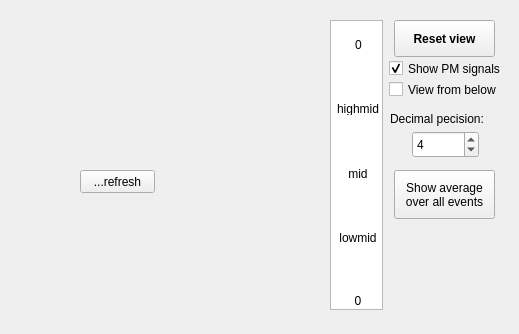
      <widget class="QWidget" name="tabPmHitViz">
       <attribute name="title">
        <string>PM signals viz</string>
       </attribute>
       <widget class="QGraphicsView" name="gvScale">
        <property name="geometry">
         <rect>
          <x>330</x>
          <y>20</y>
          <width>53</width>
          <height>290</height>
         </rect>
        </property>
       </widget>
       <widget class="QPushButton" name="pbRefreshViz">
        <property name="geometry">
         <rect>
          <x>80</x>
          <y>170</y>
          <width>75</width>
          <height>23</height>
         </rect>
        </property>
        <property name="text">
         <string>...refresh</string>
        </property>
       </widget>
       <widget class="QFrame" name="fGVpanel">
        <property name="geometry">
         <rect>
          <x>384</x>
          <y>0</y>
          <width>126</width>
          <height>325</height>
         </rect>
        </property>
        <property name="frameShape">
         <enum>QFrame::NoFrame</enum>
        </property>
        <property name="frameShadow">
         <enum>QFrame::Raised</enum>
        </property>
        <widget class="QCheckBox" name="cbViewFromBelow">
         <property name="geometry">
          <rect>
           <x>5</x>
           <y>81</y>
           <width>161</width>
           <height>17</height>
          </rect>
         </property>
         <property name="text">
          <string>View from below</string>
         </property>
        </widget>
        <widget class="QPushButton" name="pbResetViewport">
         <property name="geometry">
          <rect>
           <x>10</x>
           <y>20</y>
           <width>101</width>
           <height>37</height>
          </rect>
         </property>
         <property name="font">
          <font>
           <weight>75</weight>
           <bold>true</bold>
          </font>
         </property>
         <property name="text">
          <string>Reset view</string>
         </property>
        </widget>
        <widget class="QCheckBox" name="cbShowPMsignals">
         <property name="geometry">
          <rect>
           <x>5</x>
           <y>60</y>
           <width>161</width>
           <height>17</height>
          </rect>
         </property>
         <property name="text">
          <string>Show PM signals</string>
         </property>
         <property name="checked">
          <bool>true</bool>
         </property>
        </widget>
        <widget class="QPushButton" name="pbShowAverageOverAll">
         <property name="geometry">
          <rect>
           <x>10</x>
           <y>170</y>
           <width>101</width>
           <height>49</height>
          </rect>
         </property>
         <property name="text">
          <string>Show average
over all events</string>
         </property>
        </widget>
        <widget class="QSpinBox" name="sbDecimalPrecision">
         <property name="geometry">
          <rect>
           <x>28</x>
           <y>131</y>
           <width>67</width>
           <height>27</height>
          </rect>
         </property>
         <property name="value">
          <number>4</number>
         </property>
        </widget>
        <widget class="QLabel" name="label_12">
         <property name="geometry">
          <rect>
           <x>6</x>
           <y>110</y>
           <width>116</width>
           <height>17</height>
          </rect>
         </property>
         <property name="text">
          <string>Decimal pecision:</string>
         </property>
        </widget>
       </widget>
       <widget class="QFrame" name="fGVScale">
        <property name="geometry">
         <rect>
          <x>330</x>
          <y>33</y>
          <width>55</width>
          <height>284</height>
         </rect>
        </property>
        <property name="frameShape">
         <enum>QFrame::NoFrame</enum>
        </property>
        <property name="frameShadow">
         <enum>QFrame::Raised</enum>
        </property>
        <widget class="QLabel" name="label_5">
         <property name="geometry">
          <rect>
           <x>20</x>
           <y>260</y>
           <width>16</width>
           <height>16</height>
          </rect>
         </property>
         <property name="text">
          <string>0</string>
         </property>
         <property name="alignment">
          <set>Qt::AlignCenter</set>
         </property>
        </widget>
        <widget class="QLabel" name="labHitsMax">
         <property name="geometry">
          <rect>
           <x>7</x>
           <y>4</y>
           <width>43</width>
           <height>16</height>
          </rect>
         </property>
         <property name="text">
          <string>0</string>
         </property>
         <property name="alignment">
          <set>Qt::AlignCenter</set>
         </property>
        </widget>
        <widget class="QLabel" name="labMid">
         <property name="geometry">
          <rect>
           <x>5</x>
           <y>134</y>
           <width>46</width>
           <height>13</height>
          </rect>
         </property>
         <property name="text">
          <string>mid</string>
         </property>
         <property name="alignment">
          <set>Qt::AlignCenter</set>
         </property>
        </widget>
        <widget class="QLabel" name="labHighMid">
         <property name="geometry">
          <rect>
           <x>5</x>
           <y>69</y>
           <width>46</width>
           <height>13</height>
          </rect>
         </property>
         <property name="text">
          <string>highmid</string>
         </property>
         <property name="alignment">
          <set>Qt::AlignCenter</set>
         </property>
        </widget>
        <widget class="QLabel" name="labLowMid">
         <property name="geometry">
          <rect>
           <x>5</x>
           <y>198</y>
           <width>46</width>
           <height>13</height>
          </rect>
         </property>
         <property name="text">
          <string>lowmid</string>
         </property>
         <property name="alignment">
          <set>Qt::AlignCenter</set>
         </property>
        </widget>
       </widget>
      </widget>
